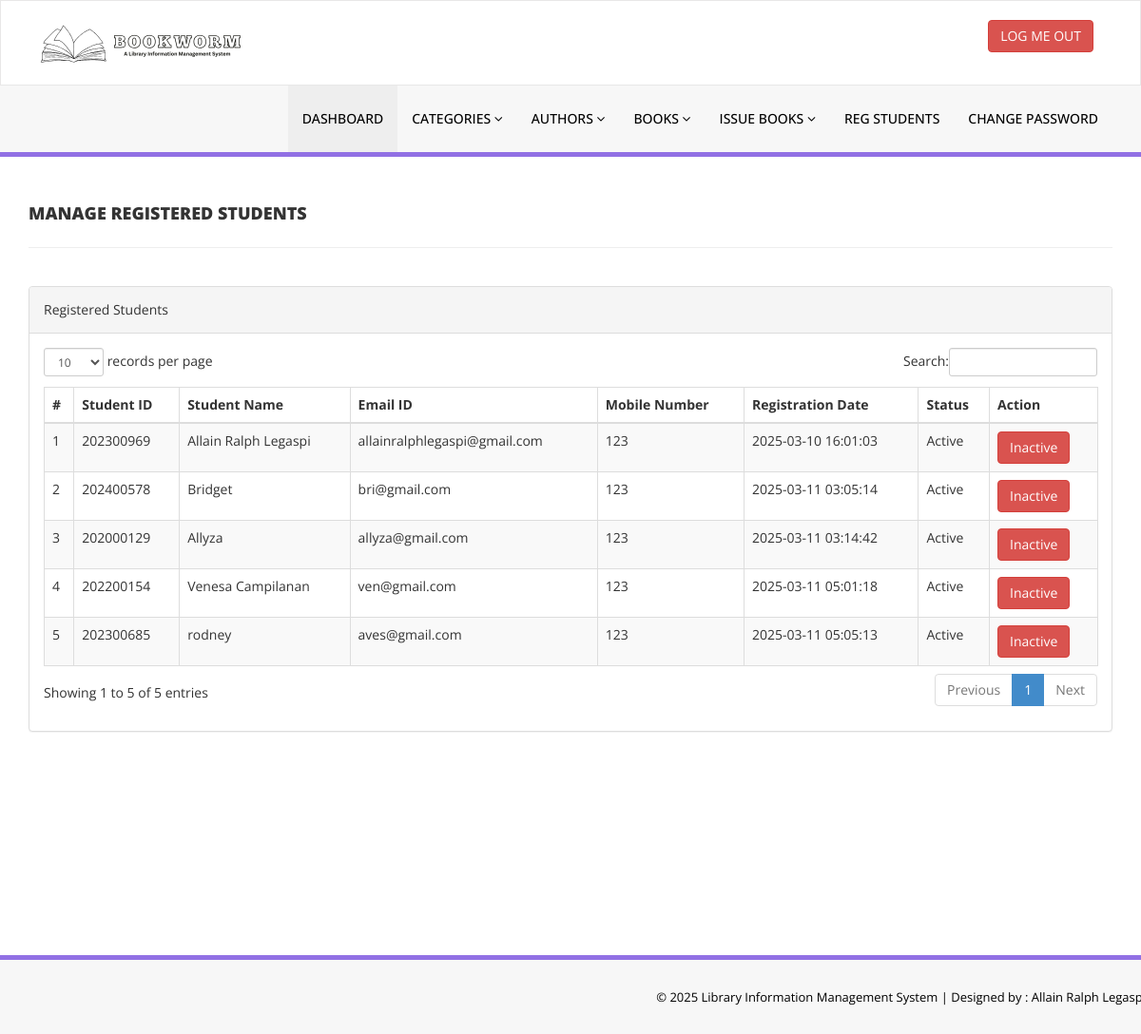
/Library_Management/admin/reg-students.php (signed in), run on an earlier commit of the app's database.
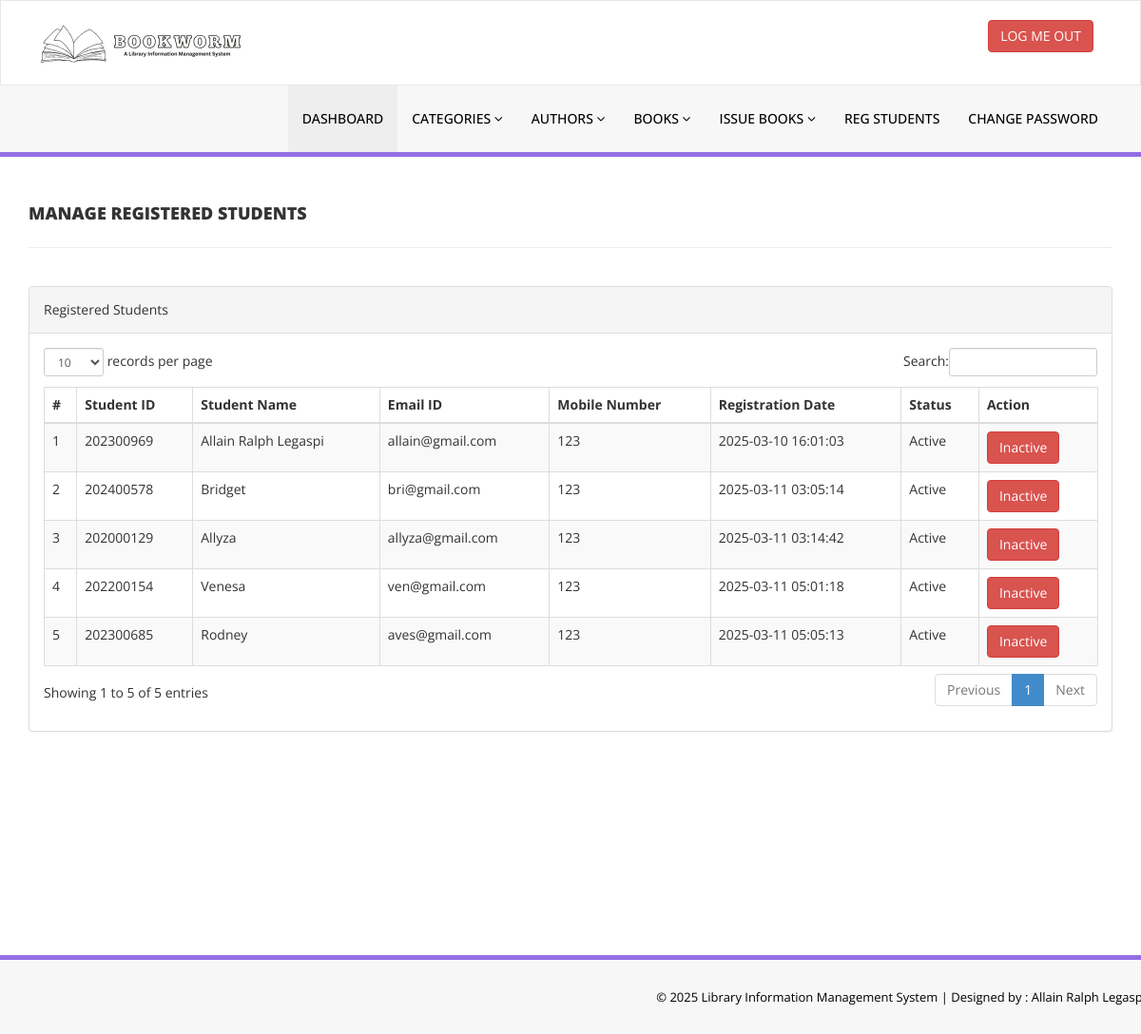
And on a later commit of the database.
### tables this page shows
CREATE TABLE `tblstudents` (
  `id` int(11) NOT NULL,
  `StudentId` varchar(100) DEFAULT NULL,
  `FullName` varchar(120) DEFAULT NULL,
  `EmailId` varchar(120) DEFAULT NULL,
  `MobileNumber` char(11) DEFAULT NULL,
  `Password` varchar(120) DEFAULT NULL,
  `Status` int(1) DEFAULT NULL,
  `RegDate` timestamp NULL DEFAULT current_timestamp(),
  `UpdationDate` timestamp NULL DEFAULT NULL ON UPDATE current_timestamp()
);

### Library_Management/admin/reg-students.php (the view, shortened to what this page needs)
<?php
include('includes/config.php');
if (strlen($_SESSION['alogin']) == 0) {
    header('location:index.php');
} else {
    ?>
    <!DOCTYPE html>
    <html xmlns="http://www.w3.org/1999/xhtml">
    <head>
        <link href="assets/css/bootstrap.css" rel="stylesheet" />
        <link href="assets/css/font-awesome.css" rel="stylesheet" />
        <link href="assets/js/dataTables/dataTables.bootstrap.css" rel="stylesheet" />
        <link href="assets/css/style.css" rel="stylesheet" />
    </head>
    <body>
        <?php include('includes/header.php'); ?>
        <div class="content-wrapper">
            <div class="container">
                <div class="row pad-botm">
                    <div class="col-md-12">
                        <h4 class="header-line">Manage Registered Students</h4>
                    </div>
                </div>
                <div class="row">
                    <div class="col-md-12">
                        <div class="panel panel-default">
                            <div class="panel-heading">
                                Registered Students
                            </div>
                            <div class="panel-body">
                                <div class="table-responsive">
                                    <table class="table table-striped table-bordered table-hover" id="dataTables-example">
                                        <thead>
                                            <tr>
                                                <th>#</th>
                                                <th>Student ID</th>
                                                <th>Student Name</th>
                                                <th>Email ID </th>
                                                <th>Mobile Number</th>
                                                <th>Registration Date</th>
                                                <th>Status</th>
                                                <th>Action</th>
                                            </tr>
                                        </thead>
                                        <tbody>
                                            <?php $sql = "SELECT * from tblstudents";
                                            $query = $dbh->prepare($sql);
                                            $query->execute();
                                            $results = $query->fetchAll(PDO::FETCH_OBJ);
                                            $cnt = 1;
                                            if ($query->rowCount() > 0) {
                                                foreach ($results as $result) { ?>
                                                    <tr class="odd gradeX">
                                                        <td class="center"><?php echo htmlentities($cnt); ?></td>
                                                        <td class="center"><?php echo htmlentities($result->StudentId); ?></td>
                                                        <td class="center"><?php echo htmlentities($result->FullName); ?></td>
                                                        <td class="center"><?php echo htmlentities($result->EmailId); ?></td>
                                                        <td class="center"><?php echo htmlentities($result->MobileNumber); ?></td>
                                                        <td class="center"><?php echo htmlentities($result->RegDate); ?></td>
                                                        <td class="center"><?php if ($result->Status == 1) {
                                                            echo htmlentities("Active");
                                                        } else {
                                                            echo htmlentities("Blocked");
                                                        }
                                                        ?></td>
                                                        <td class="center">
                                                            <?php if ($result->Status == 1) { ?>
                                                                <a href="reg-students.php?inid=<?php echo htmlentities($result->id); ?>"
                                                                    onclick="return confirm('Are you sure you want to block this student?');"" >  <button class="
                                                                    btn btn-danger"> Inactive</button>
                                                                <?php } else { ?>
                                                                    <a href="reg-students.php?id=<?php echo htmlentities($result->id); ?>"
                                                                        onclick="return confirm('Are you sure you want to active this student?');""><button class="
                                                                        btn btn-primary"> Active</button>
                                                                    <?php } ?>
                                                        </td>
                                                    </tr>
                                                    <?php $cnt = $cnt + 1;
                                                }
                                            } ?>
                                        </tbody>
                                    </table>
                                </div>
                            </div>
                        </div>
                    </div>
                </div>
            </div>
        </div>
        <?php include('includes/footer.php'); ?>
    </body>
    </html>
<?php } ?>

### Library_Management/admin/includes/header.php (shortened to what this page needs)
<div class="navbar navbar-inverse set-radius-zero" >
        <div class="container">
            <div class="navbar-header">
                <a class="navbar-brand">
                    <img src="assets/img/logo.png" />
                </a>
            </div>
            <div class="right-div">
                <a href="logout.php" class="btn btn-danger pull-right">LOG ME OUT</a>
            </div>
        </div>
    </div>
    <section class="menu-section">
        <div class="container">
            <div class="row ">
                <div class="col-md-12">
                    <div class="navbar-collapse collapse ">
                        <ul id="menu-top" class="nav navbar-nav navbar-right">
                            <li><a href="dashboard.php" class="menu-top-active">DASHBOARD</a></li>
                            <li>
                                <a href="#" class="dropdown-toggle" id="ddlmenuItem" data-toggle="dropdown"> Categories <i class="fa fa-angle-down"></i></a>
                            </li>
                            <li>
                                <a href="#" class="dropdown-toggle" id="ddlmenuItem" data-toggle="dropdown"> Authors <i class="fa fa-angle-down"></i></a>
                            </li>
 <li>
                                <a href="#" class="dropdown-toggle" id="ddlmenuItem" data-toggle="dropdown"> Books <i class="fa fa-angle-down"></i></a>
                            </li>
                           <li>
                                <a href="#" class="dropdown-toggle" id="ddlmenuItem" data-toggle="dropdown"> Issue Books <i class="fa fa-angle-down"></i></a>
                            </li>
                             <li><a href="reg-students.php">Reg Students</a></li>
  <li><a href="change-password.php">Change Password</a></li>
                        </ul>
                    </div>
                </div>
            </div>
        </div>
    </section>

### Library_Management/admin/includes/footer.php
<section class="footer-section">
     <div class="container">
         <div class="row">
             <div class="col-md-12">
                &copy; 2025 Library Information Management System | Designed by : Allain Ralph Legaspi</a>
             </div>
         </div>
     </div>
 </section>

### Library_Management/admin/assets/css/style.css (style rules this page uses)
.set-radius-zero { border-radius:0px; -moz-border-radius:0px; -webkit-border-radius:0px; }
.content-wrapper { margin-top: 40px; min-height:800px; padding-bottom:90px; }
.header-line { font-weight:900; padding-bottom:25px; border-bottom:1px solid #eeeeee; text-transform:uppercase; }
.pad-botm { padding-bottom:30px; }
.right-div { float: right; padding: 20px; }
#menu-top a { color:#000; text-decoration:none; font-weight:500; padding: 25px 15px 25px 15px; text-transform:uppercase; }
.menu-section { background-color: #f7f7f7; border-bottom:5px solid #9170E4; width:100% }
.menu-top-active { background-color:#eeeeee; }
.navbar-inverse { background-color: #FFF; border-color: rgba(155, 153, 153, 0.23); }
.navbar { min-height: 90px; margin-bottom: 0px; }
.footer-section { padding:25px 50px 25px 50px; color:#000; font-size:13px; background-color: #f7f7f7; text-align:right; border-top:5px solid #9170E4; }

What changed in the data, as far as the page shows it:
changed tblstudents "Allain Ralph Legaspi": EmailId "allainralphlegaspi@gmail.com" → "allain@gmail.com"
changed tblstudents "ven@gmail.com": FullName "Venesa Campilanan" → "Venesa"
changed tblstudents "aves@gmail.com": FullName "rodney" → "Rodney"
